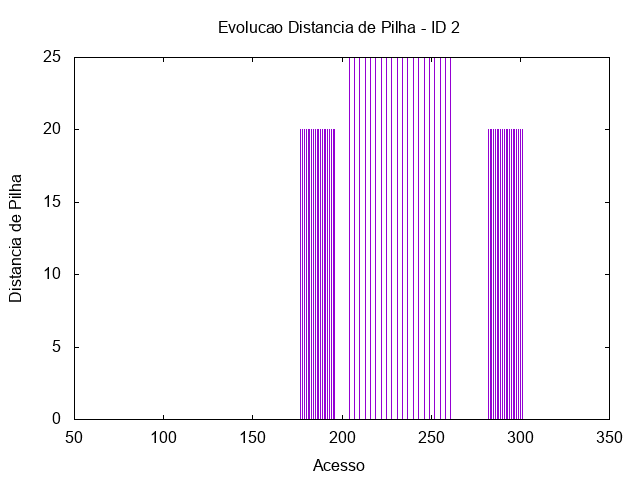

Write gnuplot code to recreate this figure.
set term png
set output "/tmp/out/soma-distp-2.png"
set title "Evolucao Distancia de Pilha - ID 2"
set xlabel "Acesso"
set ylabel "Distancia de Pilha"
plot "/tmp/out/soma-acesso-2-2.gpdat" u 2:5 w impulses t ""
